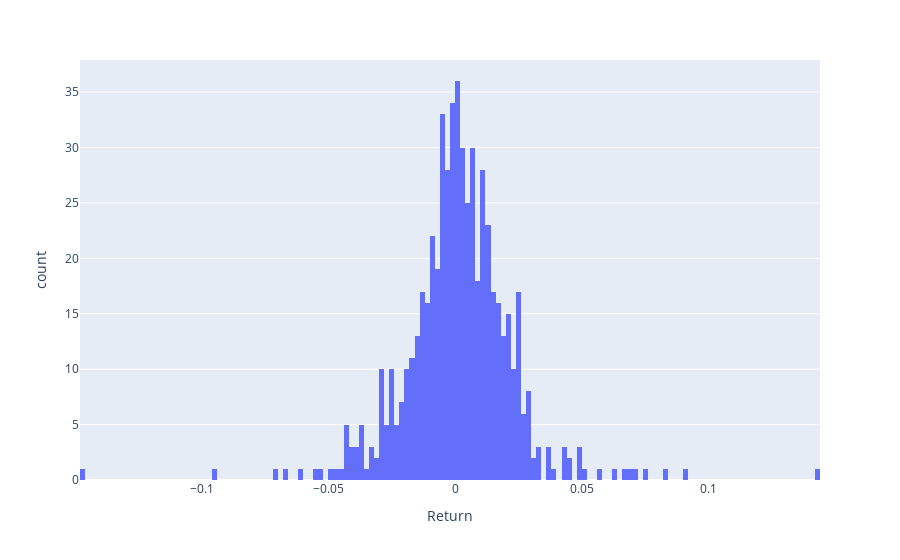

Write notebook code for a chart like this one.
### Code cell
fig = px.histogram(stock_prices, x="Return", nbins=200)
fig.show()

### Figure 1 — Plotly figure (JSON) as saved in the notebook; plotly's stock layout.template omitted (floating-point values rounded to 4 significant figures; data arrays with more than 128 entries replaced by an {"elided": "..."} marker saying what was removed)
{"data": [{"alignmentgroup": "True", "bingroup": "x", "hovertemplate": "Return=%{x}<br>count=%{y}<extra></extra>", "legendgroup": "", "marker": {"color": "#636efa", "pattern": {"shape": ""}}, "name": "", "nbinsx": 200, "offsetgroup": "", "orientation": "v", "showlegend": false, "type": "histogram", "x": {"elided": "591 float values"}, "xaxis": "x", "yaxis": "y"}], "layout": {"autosize": true, "barmode": "relative", "legend": {"tracegroupgap": 0}, "margin": {"t": 60}, "xaxis": {"anchor": "y", "autorange": true, "domain": [0, 1], "range": [-0.148, 0.144], "title": {"text": "Return"}, "type": "linear"}, "yaxis": {"anchor": "x", "autorange": true, "domain": [0, 1], "range": [0, 37.89], "title": {"text": "count"}}}}
